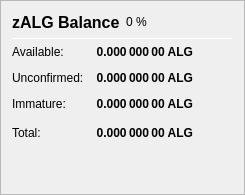
                   <widget class="QFrame" name="frame_ZerocoinBalances">
                    <property name="frameShape">
                     <enum>QFrame::StyledPanel</enum>
                    </property>
                    <property name="frameShadow">
                     <enum>QFrame::Raised</enum>
                    </property>
                    <layout class="QVBoxLayout" name="verticalLayout_7">
                     <item>
                      <layout class="QHBoxLayout" name="horizontalLayout_8" stretch="0,0,0">
                       <item>
                        <widget class="QLabel" name="label_5z_3">
                         <property name="minimumSize">
                          <size>
                           <width>0</width>
                           <height>20</height>
                          </size>
                         </property>
                         <property name="font">
                          <font>
                           <pointsize>12</pointsize>
                           <weight>75</weight>
                           <bold>true</bold>
                          </font>
                         </property>
                         <property name="text">
                          <string>zALG Balance</string>
                         </property>
                        </widget>
                       </item>
                       <item>
                        <widget class="QLabel" name="labelzALGPercent">
                         <property name="text">
                          <string notr="true">0 %</string>
                         </property>
                        </widget>
                       </item>
                       <item>
                        <spacer name="horizontalSpacer_11">
                         <property name="orientation">
                          <enum>Qt::Horizontal</enum>
                         </property>
                         <property name="sizeHint" stdset="0">
                          <size>
                           <width>40</width>
                           <height>20</height>
                          </size>
                         </property>
                        </spacer>
                       </item>
                      </layout>
                     </item>
                     <item>
                      <widget class="Line" name="line_ZerocoinBalance">
                       <property name="minimumSize">
                        <size>
                         <width>0</width>
                         <height>1</height>
                        </size>
                       </property>
                       <property name="maximumSize">
                        <size>
                         <width>16777215</width>
                         <height>1</height>
                        </size>
                       </property>
                       <property name="orientation">
                        <enum>Qt::Horizontal</enum>
                       </property>
                      </widget>
                     </item>
                     <item>
                      <layout class="QGridLayout" name="gridLayout_5">
                       <property name="spacing">
                        <number>12</number>
                       </property>
                       <item row="1" column="0">
                        <widget class="QLabel" name="labelzBalanceMatureText">
                         <property name="toolTip">
                          <string>Mature: more than 20 confirmation and more than 1 mint of the same denomination after it was minted.
These zALG are spendable.</string>
                         </property>
                         <property name="text">
                          <string>Available:</string>
                         </property>
                        </widget>
                       </item>
                       <item row="1" column="1">
                        <widget class="QLabel" name="labelzBalanceMature">
                         <property name="font">
                          <font>
                           <weight>75</weight>
                           <bold>true</bold>
                          </font>
                         </property>
                         <property name="toolTip">
                          <string>Mature: more than 20 confirmation and more than 1 mint of the same denomination after it was minted.
These zALG are spendable.</string>
                         </property>
                         <property name="text">
                          <string notr="true">0.000 000 00 ALG</string>
                         </property>
                         <property name="alignment">
                          <set>Qt::AlignRight|Qt::AlignTrailing|Qt::AlignVCenter</set>
                         </property>
                        </widget>
                       </item>
                       <item row="2" column="0">
                        <widget class="QLabel" name="labelzBalanceUnconfirmedText">
                         <property name="toolTip">
                          <string>Unconfirmed: less than 20 confirmations
Immature: confirmed, but less than 1 mint of the same denomination after it was minted</string>
                         </property>
                         <property name="text">
                          <string>Unconfirmed:</string>
                         </property>
                        </widget>
                       </item>
                       <item row="2" column="1">
                        <widget class="QLabel" name="labelzBalanceUnconfirmed">
                         <property name="font">
                          <font>
                           <weight>75</weight>
                           <bold>true</bold>
                          </font>
                         </property>
                         <property name="toolTip">
                          <string>Unconfirmed: less than 20 confirmations
Immature: confirmed, but less than 1 mint of the same denomination after it was minted</string>
                         </property>
                         <property name="text">
                          <string notr="true">0.000 000 00 ALG</string>
                         </property>
                         <property name="alignment">
                          <set>Qt::AlignRight|Qt::AlignTrailing|Qt::AlignVCenter</set>
                         </property>
                        </widget>
                       </item>
                       <item row="3" column="0">
                        <widget class="QLabel" name="labelzBalanceImmatureText">
                         <property name="toolTip">
                          <string>Unconfirmed: less than 20 confirmations
Immature: confirmed, but less than 1 mint of the same denomination after it was minted</string>
                         </property>
                         <property name="text">
                          <string>Immature:</string>
                         </property>
                        </widget>
                       </item>
                       <item row="3" column="1">
                        <widget class="QLabel" name="labelzBalanceImmature">
                         <property name="font">
                          <font>
                           <weight>75</weight>
                           <bold>true</bold>
                          </font>
                         </property>
                         <property name="toolTip">
                          <string>Unconfirmed: less than 20 confirmations
Immature: confirmed, but less than 1 mint of the same denomination after it was minted</string>
                         </property>
                         <property name="text">
                          <string notr="true">0.000 000 00 ALG</string>
                         </property>
                         <property name="alignment">
                          <set>Qt::AlignRight|Qt::AlignTrailing|Qt::AlignVCenter</set>
                         </property>
                        </widget>
                       </item>
                       <item row="4" column="0">
                        <widget class="QLabel" name="labelzBalanceText">
                         <property name="toolTip">
                          <string>Your current zALG balance, unconfirmed and immature zALG included.</string>
                         </property>
                         <property name="text">
                          <string>Total:</string>
                         </property>
                        </widget>
                       </item>
                       <item row="4" column="1">
                        <widget class="QLabel" name="labelzBalance">
                         <property name="font">
                          <font>
                           <weight>75</weight>
                           <bold>true</bold>
                          </font>
                         </property>
                         <property name="cursor">
                          <cursorShape>IBeamCursor</cursorShape>
                         </property>
                         <property name="toolTip">
                          <string>Your current zALG balance, unconfirmed and immature zALG included.</string>
                         </property>
                         <property name="text">
                          <string notr="true">0.000 000 00 ALG</string>
                         </property>
                         <property name="alignment">
                          <set>Qt::AlignRight|Qt::AlignTrailing|Qt::AlignVCenter</set>
                         </property>
                         <property name="textInteractionFlags">
                          <set>Qt::LinksAccessibleByMouse|Qt::TextSelectableByKeyboard|Qt::TextSelectableByMouse</set>
                         </property>
                        </widget>
                       </item>
                       <item row="4" column="2">
                        <spacer name="horizontalSpacer_4">
                         <property name="orientation">
                          <enum>Qt::Horizontal</enum>
                         </property>
                         <property name="sizeHint" stdset="0">
                          <size>
                           <width>40</width>
                           <height>20</height>
                          </size>
                         </property>
                        </spacer>
                       </item>
                      </layout>
                     </item>
                     <item>
                      <spacer name="verticalSpacer_4">
                       <property name="orientation">
                        <enum>Qt::Vertical</enum>
                       </property>
                       <property name="sizeHint" stdset="0">
                        <size>
                         <width>20</width>
                         <height>40</height>
                        </size>
                       </property>
                      </spacer>
                     </item>
                    </layout>
                   </widget>
